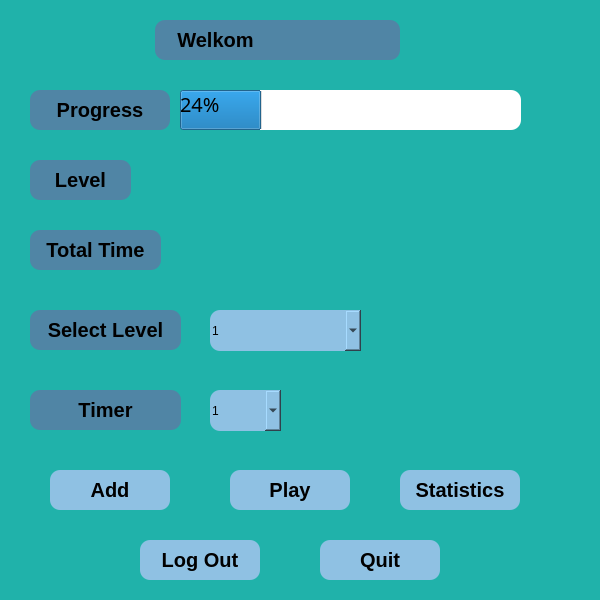
<?xml version="1.0" encoding="UTF-8"?>
<ui version="4.0">
 <class>menu_window</class>
 <widget class="QMainWindow" name="menu_window">
  <property name="geometry">
   <rect>
    <x>0</x>
    <y>0</y>
    <width>600</width>
    <height>600</height>
   </rect>
  </property>
  <property name="minimumSize">
   <size>
    <width>570</width>
    <height>550</height>
   </size>
  </property>
  <property name="maximumSize">
   <size>
    <width>600</width>
    <height>600</height>
   </size>
  </property>
  <property name="windowTitle">
   <string>PyBoysFlashcards</string>
  </property>
  <property name="styleSheet">
   <string notr="true"/>
  </property>
  <widget class="QWidget" name="centralwidget">
   <widget class="QGroupBox" name="groupBox">
    <property name="geometry">
     <rect>
      <x>-30</x>
      <y>-10</y>
      <width>1024</width>
      <height>768</height>
     </rect>
    </property>
    <property name="styleSheet">
     <string notr="true">background-color: rgb(32,178,170);
border-top-right-radius: 10px;
border-bottom-right-radius: 10px;
border-top-left-radius: 10px;
border-bottom-left-radius: 10px;</string>
    </property>
    <property name="title">
     <string/>
    </property>
    <widget class="QLabel" name="which_user">
     <property name="geometry">
      <rect>
       <x>290</x>
       <y>30</y>
       <width>140</width>
       <height>40</height>
      </rect>
     </property>
     <property name="font">
      <font>
       <pointsize>15</pointsize>
       <weight>75</weight>
       <italic>false</italic>
       <bold>true</bold>
       <strikeout>false</strikeout>
      </font>
     </property>
     <property name="styleSheet">
      <string notr="true">background-color: rgba(80,133,165 );
border-top-right-radius: 10px;
border-bottom-right-radius: 10px;
border-top-left-radius: 10px;
border-bottom-left-radius: 10px;</string>
     </property>
     <property name="text">
      <string/>
     </property>
     <property name="alignment">
      <set>Qt::AlignCenter</set>
     </property>
    </widget>
    <widget class="QLabel" name="progress_label">
     <property name="geometry">
      <rect>
       <x>60</x>
       <y>100</y>
       <width>140</width>
       <height>40</height>
      </rect>
     </property>
     <property name="font">
      <font>
       <pointsize>15</pointsize>
       <weight>75</weight>
       <bold>true</bold>
       <strikeout>false</strikeout>
      </font>
     </property>
     <property name="styleSheet">
      <string notr="true">background-color: rgba(80,133,165 );
border-top-right-radius: 10px;
border-bottom-right-radius: 10px;
border-top-left-radius: 10px;
border-bottom-left-radius: 10px;</string>
     </property>
     <property name="text">
      <string>Progress</string>
     </property>
     <property name="alignment">
      <set>Qt::AlignCenter</set>
     </property>
    </widget>
    <widget class="QProgressBar" name="progress">
     <property name="geometry">
      <rect>
       <x>210</x>
       <y>100</y>
       <width>341</width>
       <height>40</height>
      </rect>
     </property>
     <property name="font">
      <font>
       <family>MS Reference Sans Serif</family>
       <pointsize>15</pointsize>
      </font>
     </property>
     <property name="styleSheet">
      <string notr="true">background-color: rgb(255, 255, 255);</string>
     </property>
     <property name="value">
      <number>24</number>
     </property>
    </widget>
    <widget class="QLabel" name="level_label">
     <property name="geometry">
      <rect>
       <x>60</x>
       <y>170</y>
       <width>101</width>
       <height>40</height>
      </rect>
     </property>
     <property name="font">
      <font>
       <pointsize>15</pointsize>
       <weight>75</weight>
       <bold>true</bold>
      </font>
     </property>
     <property name="styleSheet">
      <string notr="true">background-color: rgba(80,133,165 );
border-top-right-radius: 10px;
border-bottom-right-radius: 10px;
border-top-left-radius: 10px;
border-bottom-left-radius: 10px;</string>
     </property>
     <property name="text">
      <string>Level</string>
     </property>
     <property name="alignment">
      <set>Qt::AlignCenter</set>
     </property>
    </widget>
    <widget class="QLabel" name="progress_label_5">
     <property name="geometry">
      <rect>
       <x>60</x>
       <y>240</y>
       <width>131</width>
       <height>40</height>
      </rect>
     </property>
     <property name="font">
      <font>
       <pointsize>15</pointsize>
       <weight>75</weight>
       <bold>true</bold>
      </font>
     </property>
     <property name="styleSheet">
      <string notr="true">background-color: rgba(80,133,165 );
border-top-right-radius: 10px;
border-bottom-right-radius: 10px;
border-top-left-radius: 10px;
border-bottom-left-radius: 10px;</string>
     </property>
     <property name="text">
      <string>Total Time</string>
     </property>
     <property name="alignment">
      <set>Qt::AlignCenter</set>
     </property>
    </widget>
    <widget class="QLabel" name="total_time_show">
     <property name="geometry">
      <rect>
       <x>210</x>
       <y>240</y>
       <width>351</width>
       <height>40</height>
      </rect>
     </property>
     <property name="font">
      <font>
       <pointsize>15</pointsize>
       <weight>75</weight>
       <bold>true</bold>
      </font>
     </property>
     <property name="styleSheet">
      <string notr="true">background-color: rgb(32,178,170);</string>
     </property>
     <property name="text">
      <string/>
     </property>
    </widget>
    <widget class="QPushButton" name="play">
     <property name="geometry">
      <rect>
       <x>260</x>
       <y>480</y>
       <width>120</width>
       <height>40</height>
      </rect>
     </property>
     <property name="font">
      <font>
       <pointsize>15</pointsize>
       <weight>75</weight>
       <bold>true</bold>
      </font>
     </property>
     <property name="cursor">
      <cursorShape>OpenHandCursor</cursorShape>
     </property>
     <property name="styleSheet">
      <string notr="true">background-color: rgb(143, 193, 227);
border-top-right-radius: 10px;
border-bottom-right-radius: 10px;
border-top-left-radius: 10px;
border-bottom-left-radius: 10px;</string>
     </property>
     <property name="text">
      <string>Play</string>
     </property>
    </widget>
    <widget class="QPushButton" name="logout">
     <property name="geometry">
      <rect>
       <x>170</x>
       <y>550</y>
       <width>120</width>
       <height>40</height>
      </rect>
     </property>
     <property name="font">
      <font>
       <pointsize>15</pointsize>
       <weight>75</weight>
       <bold>true</bold>
      </font>
     </property>
     <property name="cursor">
      <cursorShape>OpenHandCursor</cursorShape>
     </property>
     <property name="styleSheet">
      <string notr="true">background-color: rgb(143, 193, 227);
border-top-right-radius: 10px;
border-bottom-right-radius: 10px;
border-top-left-radius: 10px;
border-bottom-left-radius: 10px;</string>
     </property>
     <property name="text">
      <string>Log Out</string>
     </property>
    </widget>
    <widget class="QLabel" name="welkom_label">
     <property name="geometry">
      <rect>
       <x>185</x>
       <y>30</y>
       <width>121</width>
       <height>40</height>
      </rect>
     </property>
     <property name="font">
      <font>
       <pointsize>15</pointsize>
       <weight>75</weight>
       <bold>true</bold>
       <strikeout>false</strikeout>
      </font>
     </property>
     <property name="styleSheet">
      <string notr="true">background-color: rgba(80,133,165 );
border-top-right-radius: 10px;
border-bottom-right-radius: 10px;
border-top-left-radius: 10px;
border-bottom-left-radius: 10px;</string>
     </property>
     <property name="text">
      <string>Welkom</string>
     </property>
     <property name="alignment">
      <set>Qt::AlignCenter</set>
     </property>
    </widget>
    <widget class="QPushButton" name="quit">
     <property name="geometry">
      <rect>
       <x>350</x>
       <y>550</y>
       <width>120</width>
       <height>40</height>
      </rect>
     </property>
     <property name="font">
      <font>
       <pointsize>15</pointsize>
       <weight>75</weight>
       <bold>true</bold>
      </font>
     </property>
     <property name="cursor">
      <cursorShape>OpenHandCursor</cursorShape>
     </property>
     <property name="styleSheet">
      <string notr="true">background-color: rgb(143, 193, 227);
border-top-right-radius: 10px;
border-bottom-right-radius: 10px;
border-top-left-radius: 10px;
border-bottom-left-radius: 10px;</string>
     </property>
     <property name="text">
      <string>Quit</string>
     </property>
    </widget>
    <widget class="QLabel" name="level">
     <property name="geometry">
      <rect>
       <x>210</x>
       <y>170</y>
       <width>141</width>
       <height>40</height>
      </rect>
     </property>
     <property name="font">
      <font>
       <pointsize>15</pointsize>
       <weight>75</weight>
       <bold>true</bold>
      </font>
     </property>
     <property name="styleSheet">
      <string notr="true">background-color: rgb(32,178,170);</string>
     </property>
     <property name="text">
      <string/>
     </property>
    </widget>
    <widget class="QPushButton" name="statistics">
     <property name="geometry">
      <rect>
       <x>430</x>
       <y>480</y>
       <width>120</width>
       <height>40</height>
      </rect>
     </property>
     <property name="font">
      <font>
       <pointsize>15</pointsize>
       <weight>75</weight>
       <bold>true</bold>
      </font>
     </property>
     <property name="cursor">
      <cursorShape>OpenHandCursor</cursorShape>
     </property>
     <property name="styleSheet">
      <string notr="true">background-color: rgb(143, 193, 227);
border-top-right-radius: 10px;
border-bottom-right-radius: 10px;
border-top-left-radius: 10px;
border-bottom-left-radius: 10px;</string>
     </property>
     <property name="text">
      <string>Statistics</string>
     </property>
    </widget>
    <widget class="QLabel" name="level_chose_label">
     <property name="geometry">
      <rect>
       <x>60</x>
       <y>320</y>
       <width>151</width>
       <height>40</height>
      </rect>
     </property>
     <property name="font">
      <font>
       <pointsize>15</pointsize>
       <weight>75</weight>
       <bold>true</bold>
      </font>
     </property>
     <property name="styleSheet">
      <string notr="true">background-color: rgba(80,133,165 );
border-top-right-radius: 10px;
border-bottom-right-radius: 10px;
border-top-left-radius: 10px;
border-bottom-left-radius: 10px;</string>
     </property>
     <property name="text">
      <string>Select Level</string>
     </property>
     <property name="alignment">
      <set>Qt::AlignCenter</set>
     </property>
    </widget>
    <widget class="QComboBox" name="comboBox">
     <property name="geometry">
      <rect>
       <x>240</x>
       <y>320</y>
       <width>151</width>
       <height>41</height>
      </rect>
     </property>
     <property name="layoutDirection">
      <enum>Qt::LeftToRight</enum>
     </property>
     <property name="styleSheet">
      <string notr="true">background-color: rgb(143, 193, 227);
border-top-right-radius: 10px;
border-bottom-right-radius: 10px;
border-top-left-radius: 10px;
border-bottom-left-radius: 10px;</string>
     </property>
     <property name="editable">
      <bool>true</bool>
     </property>
     <property name="currentText">
      <string>1</string>
     </property>
     <item>
      <property name="text">
       <string>1</string>
      </property>
     </item>
    </widget>
    <widget class="QPushButton" name="add_button">
     <property name="geometry">
      <rect>
       <x>80</x>
       <y>480</y>
       <width>120</width>
       <height>40</height>
      </rect>
     </property>
     <property name="font">
      <font>
       <pointsize>15</pointsize>
       <weight>75</weight>
       <bold>true</bold>
      </font>
     </property>
     <property name="cursor">
      <cursorShape>OpenHandCursor</cursorShape>
     </property>
     <property name="styleSheet">
      <string notr="true">background-color: rgb(143, 193, 227);
border-top-right-radius: 10px;
border-bottom-right-radius: 10px;
border-top-left-radius: 10px;
border-bottom-left-radius: 10px;</string>
     </property>
     <property name="text">
      <string>Add</string>
     </property>
    </widget>
    <widget class="QLabel" name="Timer_label">
     <property name="geometry">
      <rect>
       <x>60</x>
       <y>400</y>
       <width>151</width>
       <height>40</height>
      </rect>
     </property>
     <property name="font">
      <font>
       <pointsize>15</pointsize>
       <weight>75</weight>
       <bold>true</bold>
      </font>
     </property>
     <property name="styleSheet">
      <string notr="true">background-color: rgba(80,133,165 );
border-top-right-radius: 10px;
border-bottom-right-radius: 10px;
border-top-left-radius: 10px;
border-bottom-left-radius: 10px;</string>
     </property>
     <property name="text">
      <string>Timer</string>
     </property>
     <property name="alignment">
      <set>Qt::AlignCenter</set>
     </property>
    </widget>
    <widget class="QComboBox" name="timer_combo">
     <property name="geometry">
      <rect>
       <x>240</x>
       <y>400</y>
       <width>71</width>
       <height>41</height>
      </rect>
     </property>
     <property name="font">
      <font>
       <pointsize>15</pointsize>
      </font>
     </property>
     <property name="layoutDirection">
      <enum>Qt::LeftToRight</enum>
     </property>
     <property name="styleSheet">
      <string notr="true">background-color: rgb(143, 193, 227);
border-top-right-radius: 10px;
border-bottom-right-radius: 10px;
border-top-left-radius: 10px;
border-bottom-left-radius: 10px;</string>
     </property>
     <property name="editable">
      <bool>true</bool>
     </property>
     <property name="currentText">
      <string>1</string>
     </property>
     <item>
      <property name="text">
       <string>1</string>
      </property>
     </item>
    </widget>
   </widget>
  </widget>
 </widget>
 <resources/>
 <connections/>
</ui>
